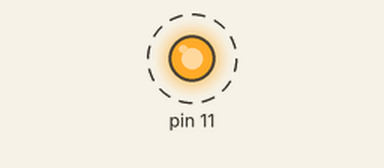
Recording of a program running on a simulated Raspberry Pi (header pin numbers). On the bench: output pins drawn as LEDs (lit = HIGH). Dashed ring = blinking. At 10.0 s the program stops and its outputs stay as they are.

Above: at 0.2 s.
Timing chart, 0 to 3.0 s (numbered marks = the images above):
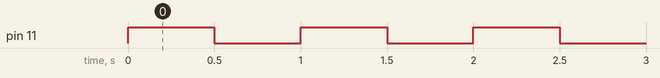

The program:

GPIOpy.py
```python
import RPi.GPIO as GPIO
from time import sleep

count = 10
#the counter! declared simply!!
GPIO.setmode(GPIO.BOARD)
#setmode needed before setup
GPIO.setup(11, GPIO.OUT)
#numb 11 for pin 17 on the pi

while count > 0:
  #LEDs blinks 10 times
  GPIO.output(11, 1)
  sleep(0.5)
  GPIO.output(11, 0)
  sleep(0.5)
  count -= 1
#py is so much better than bash
#it really is
```

Measured:
- by itself, pin 11: alternates HIGH for 0.50 s and LOW for 0.50 s, 20 changes in all, then stays LOW
